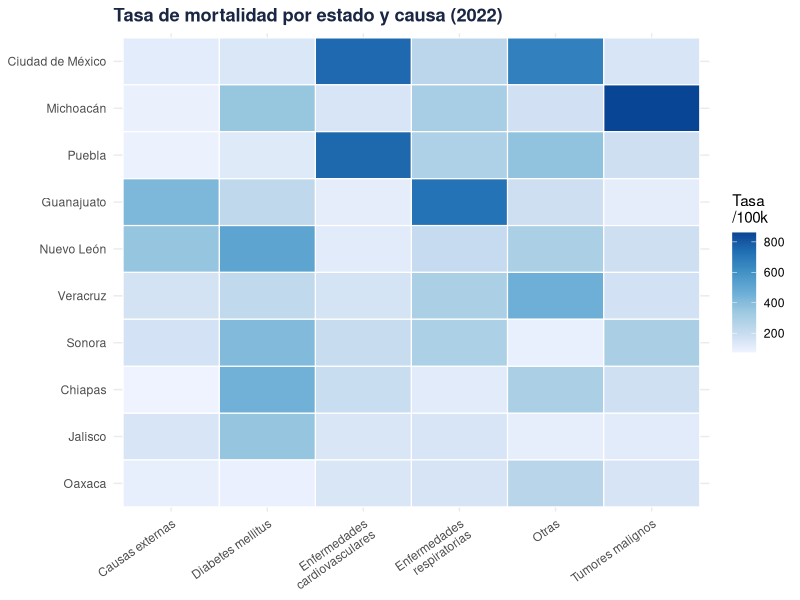
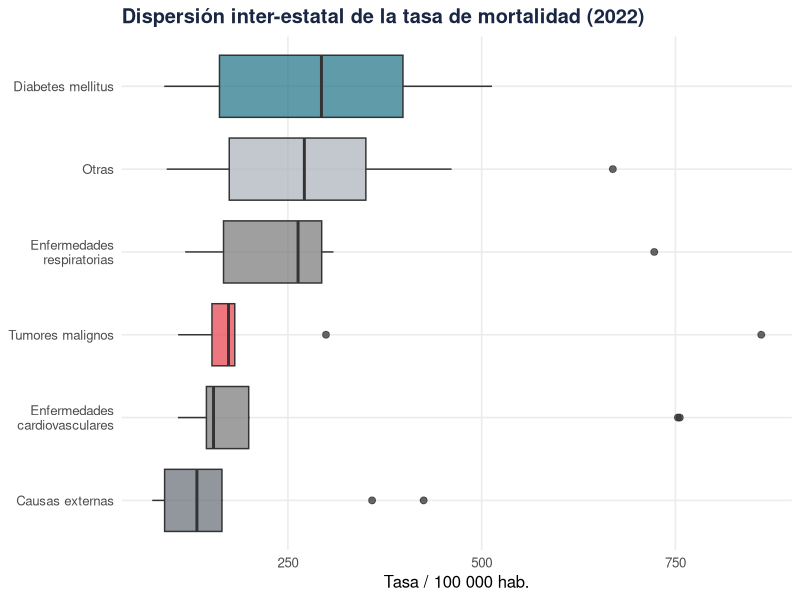

Here is the R script that generated these plots, in order:
## ---- chunk 1
library(tidyverse); library(scales)
palette_causa <- c(
  "Enfermedades cardiovasculares"="#1a2744","Tumores malignos"="#e84855",
  "Diabetes mellitus"="#2a7a8c","Enfermedades respiratorias"="#f4a261",
  "Causas externas"="#6c757d","Otras"="#adb5bd")
set.seed(42)
mort <- expand.grid(
  year=2000:2022, sex=c("Hombre","Mujer"),
  state=c("Ciudad de México","Jalisco","Nuevo León","Veracruz",
          "Chiapas","Oaxaca","Guanajuato","Michoacán","Puebla","Sonora"),
  cause=c("Enfermedades cardiovasculares","Tumores malignos","Diabetes mellitus",
          "Enfermedades respiratorias","Causas externas","Otras")
) |> mutate(
  deaths=rpois(n(),lambda=500+40*(year-2000)+ifelse(sex=="Hombre",120,0)+
    case_when(cause=="Diabetes mellitus"~200,cause=="Enfermedades cardiovasculares"~300,
              cause=="Tumores malignos"~150,TRUE~50)+
    case_when(state=="Ciudad de México"~400,state=="Chiapas"~ -100,TRUE~0)),
  rate=deaths/runif(n(),1e5,2e6)*1e5)
## ---- chunk 2
mort |> filter(year==2022) |>
  group_by(state,cause) |> summarise(rate=mean(rate),.groups="drop") |>
  mutate(state=str_trunc(state,18), cause=str_wrap(cause,18)) |>
  ggplot(aes(x=cause, y=reorder(state,rate), fill=rate)) +
  geom_tile(color="white",linewidth=0.4) +
  scale_fill_distiller(palette="Blues",direction=1,name="Tasa\n/100k") +
  labs(title="Tasa de mortalidad por estado y causa (2022)",x=NULL,y=NULL) +
  theme_minimal(base_size=11) +
  theme(axis.text.x=element_text(angle=35,hjust=1),
        plot.title=element_text(face="bold",color="#1a2744"))
## ---- chunk 3
mort |> filter(year==2022) |>
  group_by(state,cause) |> summarise(rate=mean(rate),.groups="drop") |>
  mutate(cause=str_wrap(cause,20)) |>
  ggplot(aes(x=reorder(cause,rate,median), y=rate, fill=cause)) +
  geom_boxplot(alpha=0.75, outlier.size=2) +
  coord_flip() +
  scale_fill_manual(values=palette_causa) +
  labs(title="Dispersión inter-estatal de la tasa de mortalidad (2022)",
       x=NULL, y="Tasa / 100 000 hab.") +
  theme_minimal(base_size=12) + theme(legend.position="none",
        plot.title=element_text(face="bold",color="#1a2744"),panel.grid.minor=element_blank())
